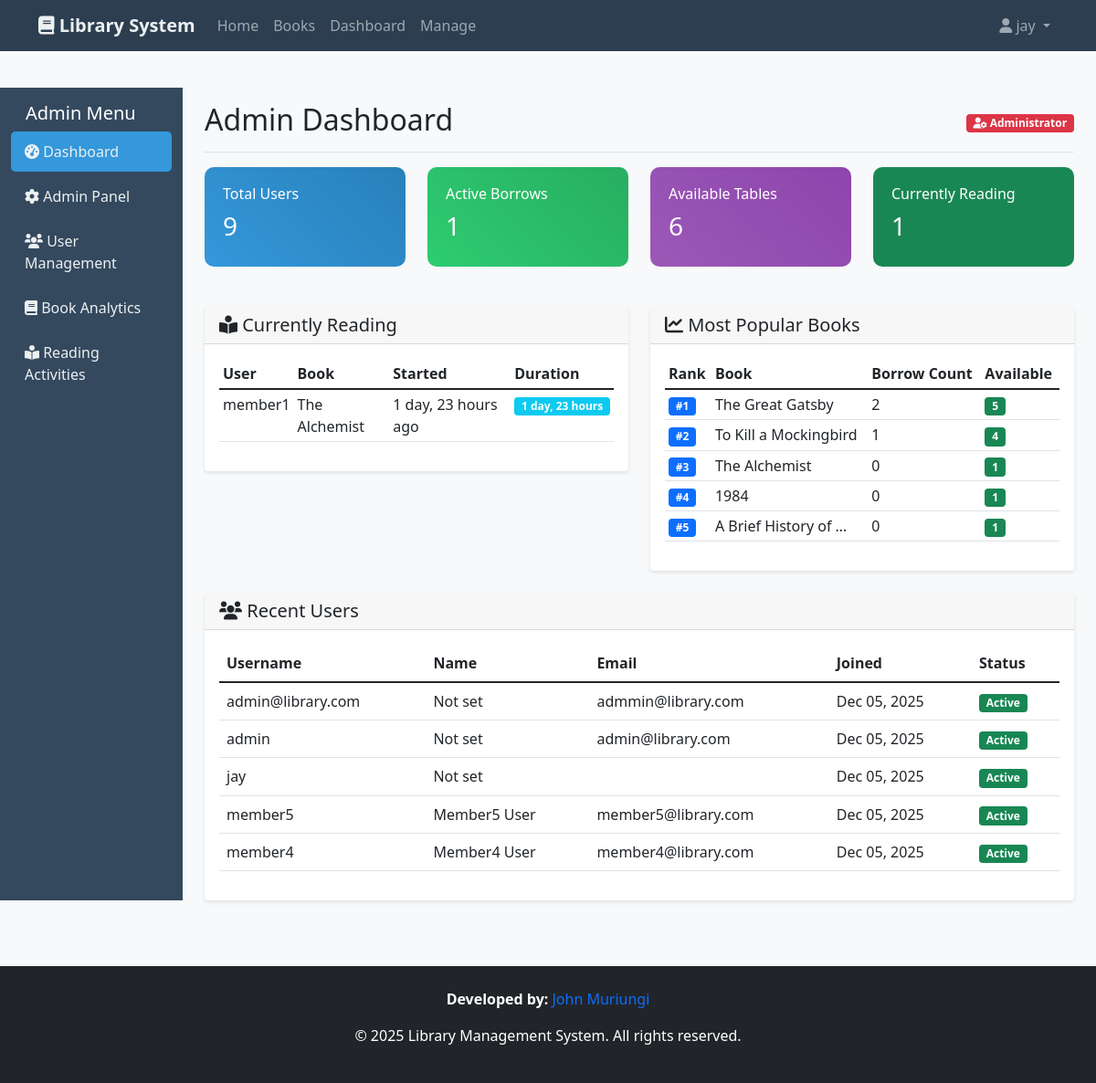
/dashboard/ (signed in), run on the app's committed database.
### library/models.py (models this page shows, shortened)
class ReadingActivity(models.Model):
    user = models.ForeignKey(
        User, on_delete=models.CASCADE, related_name='reading_activities')
    book = models.ForeignKey(
        Book, on_delete=models.CASCADE, related_name='reading_activities')
    start_time = models.DateTimeField(auto_now_add=True)
    end_time = models.DateTimeField(null=True, blank=True)
    pages_read = models.IntegerField(default=0)

class Book(models.Model):
    CATEGORY_CHOICES = [
        ('Fiction', 'Fiction'),
        ('Non-Fiction', 'Non-Fiction'),
        ('Science', 'Science'),
        ('Technology', 'Technology'),
        ('History', 'History'),
        ('Biography', 'Biography'),
        ('Children', 'Children'),
        ('Other', 'Other'),
    ]
    title = models.CharField(max_length=200)
    author = models.CharField(max_length=200)
    isbn = models.CharField(max_length=13, unique=True)
    category = models.CharField(max_length=50, choices=CATEGORY_CHOICES)
    description = models.TextField(blank=True)
    total_copies = models.IntegerField(default=1)
    available_copies = models.IntegerField(default=1)
    cover_image = models.ImageField(
        upload_to='book_covers/', blank=True, null=True)
    date_added = models.DateTimeField(auto_now_add=True)

### library/views.py (the view)
# urls.py: path('dashboard/', views.dashboard, name='dashboard'),
@login_required
def dashboard(request):
    user = request.user
    if is_admin(user):
        return admin_dashboard(request)
    elif is_librarian(user):
        return librarian_dashboard(request)
    else:
        return member_dashboard(request)

### library/views.py (called while the page is built)
def is_admin(user):
    return user.is_superuser or user.is_staff

@login_required
@user_passes_test(is_admin)
def admin_dashboard(request):
    total_users = User.objects.count()
    active_borrows = BorrowRecord.objects.filter(status='Borrowed').count()
    available_tables = Table.objects.filter(status='Available').count()
    popular_books = Book.objects.annotate(
        borrow_count=Count('borrow_records')
    ).order_by('-borrow_count')[:5]
    recent_users = User.objects.order_by('-date_joined')[:5]
    reading_now = ReadingActivity.objects.filter(
        end_time__isnull=True
    ).select_related('user', 'book')[:10]
    context = {
        'total_users': total_users,
        'active_borrows': active_borrows,
        'available_tables': available_tables,
        'popular_books': popular_books,
        'recent_users': recent_users,
        'reading_now': reading_now
    }
    return render(request, 'admin_dashboard.html', context)

### library/templates/admin_dashboard.html
{% extends 'base.html' %}
{% block content %}
<div class="container-fluid py-4">
    <div class="row">
        <div class="col-md-3 col-lg-2 d-md-block sidebar collapse">
            <div class="position-sticky pt-3">
                <h5 class="px-3">Admin Menu</h5>
                <ul class="nav flex-column">
                    <li>
                        <a href="{% url 'dashboard' %}" class="{% if request.path == '/dashboard/' %}active{% endif %}">
                            <i class="fas fa-tachometer-alt"></i> Dashboard
                        </a>
                    </li>
                    <li>
                        <a href="/admin/" target="_blank">
                            <i class="fas fa-cog"></i> Admin Panel
                        </a>
                    </li>
                    <li>
                        <a href="#users">
                            <i class="fas fa-users"></i> User Management
                        </a>
                    </li>
                    <li>
                        <a href="#books">
                            <i class="fas fa-book"></i> Book Analytics
                        </a>
                    </li>
                    <li>
                        <a href="#reading">
                            <i class="fas fa-book-reader"></i> Reading Activities
                        </a>
                    </li>
                </ul>
            </div>
        </div>
        <main class="col-md-9 ms-sm-auto col-lg-10 px-md-4">
            <div class="d-flex justify-content-between flex-wrap flex-md-nowrap align-items-center pt-3 pb-2 mb-3 border-bottom">
                <h1 class="h2">Admin Dashboard</h1>
                <div class="btn-toolbar mb-2 mb-md-0">
                    <span class="badge bg-danger">
                        <i class="fas fa-user-cog"></i> Administrator
                    </span>
                </div>
            </div>
            <div class="row mb-4">
                <div class="col-md-3">
                    <div class="stat-card bg-book">
                        <h6>Total Users</h6>
                        <h3>{{ total_users }}</h3>
                    </div>
                </div>
                <div class="col-md-3">
                    <div class="stat-card bg-user">
                        <h6>Active Borrows</h6>
                        <h3>{{ active_borrows }}</h3>
                    </div>
                </div>
                <div class="col-md-3">
                    <div class="stat-card bg-table">
                        <h6>Available Tables</h6>
                        <h3>{{ available_tables }}</h3>
                    </div>
                </div>
                <div class="col-md-3">
                    <div class="stat-card bg-success">
                        <h6>Currently Reading</h6>
                        <h3>{{ reading_now.count }}</h3>
                    </div>
                </div>
            </div>
            <div class="row mb-4">
                <div class="col-md-6">
                    <div class="card" id="reading">
                        <div class="card-header">
                            <h5 class="mb-0"><i class="fas fa-book-reader"></i> Currently Reading</h5>
                        </div>
                        <div class="card-body">
                            {% if reading_now %}
                            <div class="table-responsive">
                                <table class="table table-sm">
                                    <thead>
                                        <tr>
                                            <th>User</th>
                                            <th>Book</th>
                                            <th>Started</th>
                                            <th>Duration</th>
                                        </tr>
                                    </thead>
                                    <tbody>
                                        {% for activity in reading_now %}
                                        <tr>
                                            <td>{{ activity.user.username }}</td>
                                            <td>{{ activity.book.title|truncatewords:3 }}</td>
                                            <td>{{ activity.start_time|timesince }} ago</td>
                                            <td>
                                                <span class="badge bg-info">
                                                    {{ activity.start_time|timesince }}
                                                </span>
                                            </td>
                                        </tr>
                                        {% endfor %}
                                    </tbody>
                                </table>
                            </div>
                            {% else %}
                            <p class="text-muted">No active reading sessions.</p>
                            {% endif %}
                        </div>
                    </div>
                </div>
                <div class="col-md-6">
                    <div class="card" id="books">
                        <div class="card-header">
                            <h5 class="mb-0"><i class="fas fa-chart-line"></i> Most Popular Books</h5>
                        </div>
                        <div class="card-body">
                            {% if popular_books %}
                            <div class="table-responsive">
                                <table class="table table-sm">
                                    <thead>
                                        <tr>
                                            <th>Rank</th>
                                            <th>Book</th>
                                            <th>Borrow Count</th>
                                            <th>Available</th>
                                        </tr>
                                    </thead>
                                    <tbody>
                                        {% for book in popular_books %}
                                        <tr>
                                            <td><span class="badge bg-primary">#{{ forloop.counter }}</span></td>
                                            <td>{{ book.title|truncatewords:4 }}</td>
                                            <td>{{ book.borrow_count }}</td>
                                            <td>
                                                {% if book.available_copies > 0 %}
                                                <span class="badge bg-success">{{ book.available_copies }}</span>
                                                {% else %}
                                                <span class="badge bg-danger">Out</span>
                                                {% endif %}
                                            </td>
                                        </tr>
                                        {% endfor %}
                                    </tbody>
                                </table>
                            </div>
                            {% else %}
                            <p class="text-muted">No borrow data available.</p>
                            {% endif %}
                        </div>
                    </div>
                </div>
            </div>
            <div class="row">
                <div class="col-12">
                    <div class="card" id="users">
                        <div class="card-header">
                            <h5 class="mb-0"><i class="fas fa-users"></i> Recent Users</h5>
                        </div>
                        <div class="card-body">
                            {% if recent_users %}
                            <div class="table-responsive">
                                <table class="table">
                                    <thead>
                                        <tr>
                                            <th>Username</th>
                                            <th>Name</th>
                                            <th>Email</th>
                                            <th>Joined</th>
                                            <th>Status</th>
                                        </tr>
                                    </thead>
                                    <tbody>
                                        {% for user in recent_users %}
                                        <tr>
                                            <td>{{ user.username }}</td>
                                            <td>{{ user.get_full_name|default:"Not set" }}</td>
                                            <td>{{ user.email }}</td>
                                            <td>{{ user.date_joined|date:"M d, Y" }}</td>
                                            <td>
                                                {% if user.is_active %}
                                                <span class="badge bg-success">Active</span>
                                                {% else %}
                                                <span class="badge bg-secondary">Inactive</span>
                                                {% endif %}
                                            </td>
                                        </tr>
                                        {% endfor %}
                                    </tbody>
                                </table>
                            </div>
                            {% else %}
                            <p class="text-muted">No users found.</p>
                            {% endif %}
                        </div>
                    </div>
                </div>
            </div>
        </main>
    </div>
</div>
{% endblock %}

### library/templates/base.html (shortened to what this page needs)
<!DOCTYPE html>
<html lang="en">
<head>
    <link href="https://cdn.jsdelivr.net/npm/bootstrap@5.1.3/dist/css/bootstrap.min.css" rel="stylesheet">
    <link rel="stylesheet" href="https://cdnjs.cloudflare.com/ajax/libs/font-awesome/6.0.0/css/all.min.css">
</head>
<body>
    <nav class="navbar navbar-expand-lg navbar-dark">
        <div class="container">
            <a class="navbar-brand" href="{% url 'home' %}">
                <i class="fas fa-book"></i> Library System
            </a>
            <div class="collapse navbar-collapse" id="navbarNav">
                <ul class="navbar-nav me-auto">
                    <li class="nav-item">
                        <a class="nav-link" href="{% url 'home' %}">Home</a>
                    </li>
                    <li class="nav-item">
                        <a class="nav-link" href="{% url 'book_list' %}">Books</a>
                    </li>
                    {% if user.is_authenticated %}
                        <li class="nav-item">
                            <a class="nav-link" href="{% url 'dashboard' %}">Dashboard</a>
                        </li>
                        {% if user.groups.filter.name == 'Librarian' or user.is_staff %}
                        <li class="nav-item">
                            <a class="nav-link" href="{% url 'manage_borrows' %}">Manage</a>
                        </li>
                        {% endif %}
                    {% endif %}
                </ul>
                <ul class="navbar-nav">
                    {% if user.is_authenticated %}
                        <li class="nav-item dropdown">
                            <a class="nav-link dropdown-toggle" href="#" id="navbarDropdown" role="button" data-bs-toggle="dropdown">
                                <i class="fas fa-user"></i> {{ user.username }}
                            </a>
                        </li>
                    {% endif %}
                </ul>
            </div>
        </div>
    </nav>
    <main>
        {% block content %}{% endblock %}
    </main>
    <footer class="bg-dark text-white py-4 mt-5">
        <div class="credits">
            <div class="container text-center">
                <p>
                    <Strong>Developed  by: </Strong>
                    <a href="https://john-muriungi.github.io/My-portifolio/" target="_blank" style="text-decoration: none">John Muriungi</a>
                </p>
            </div>
        </div>
        <div class="container text-center">
            <p>&copy; 2025 Library Management System. All rights reserved.</p>
        </div>
    </footer>
</body>
</html>

### library/templates/base.html (style rules this page uses)
body { background-color: #f8f9fa; }
.navbar { background-color: #2c3e50 !important; }
.navbar-brand { color: #ecf0f1 !important; font-weight: bold; }
.card { transition: transform 0.2s; border: none; box-shadow: 0 2px 4px rgba(0,0,0,0.1); }
.sidebar { min-height: calc(100vh - 56px); background-color: #34495e; color: white; }
.sidebar a { color: #ecf0f1; text-decoration: none; padding: 10px 15px; display: block; border-radius: 5px; margin-bottom: 5px; }
.sidebar a.active { background-color: #3498db; }
.stat-card { border-radius: 10px; padding: 20px; color: white; margin-bottom: 20px; }
.bg-book { background: linear-gradient(45deg, #3498db, #2980b9); }
.bg-user { background: linear-gradient(45deg, #2ecc71, #27ae60); }
.bg-table { background: linear-gradient(45deg, #9b59b6, #8e44ad); }

### data on the page
ReadingActivity: user.username "member1", book "The Alchemist", start_time "1 day, 23 hours"
Book: title "The Great Gatsby", borrow_count "2", available_copies "5"
Book: title "To Kill a Mockingbird", borrow_count "1", available_copies "4"
Book: title "The Alchemist", borrow_count "0", available_copies "1"
Book: title "1984", borrow_count "0", available_copies "1"
Book: title "A Brief History of …", borrow_count "0", available_copies "1"

### other printed values
{{ user.username }} "jay"
{{ total_users }} "9"
{{ active_borrows }} "1"
{{ available_tables }} "6"
{{ reading_now.count }} "1"
{{ user.username }} "admin@library.com"
{{ user.get_full_name|default:"Not set" }} "Not set"
{{ user.email }} "admmin@library.com"
{{ user.date_joined|date:"M d, Y" }} "Dec 05, 2025"
{{ user.username }} "admin"
{{ user.email }} "admin@library.com"
{{ user.username }} "member5"
{{ user.get_full_name|default:"Not set" }} "Member5 User"
{{ user.email }} "member5@library.com"
{{ user.username }} "member4"
